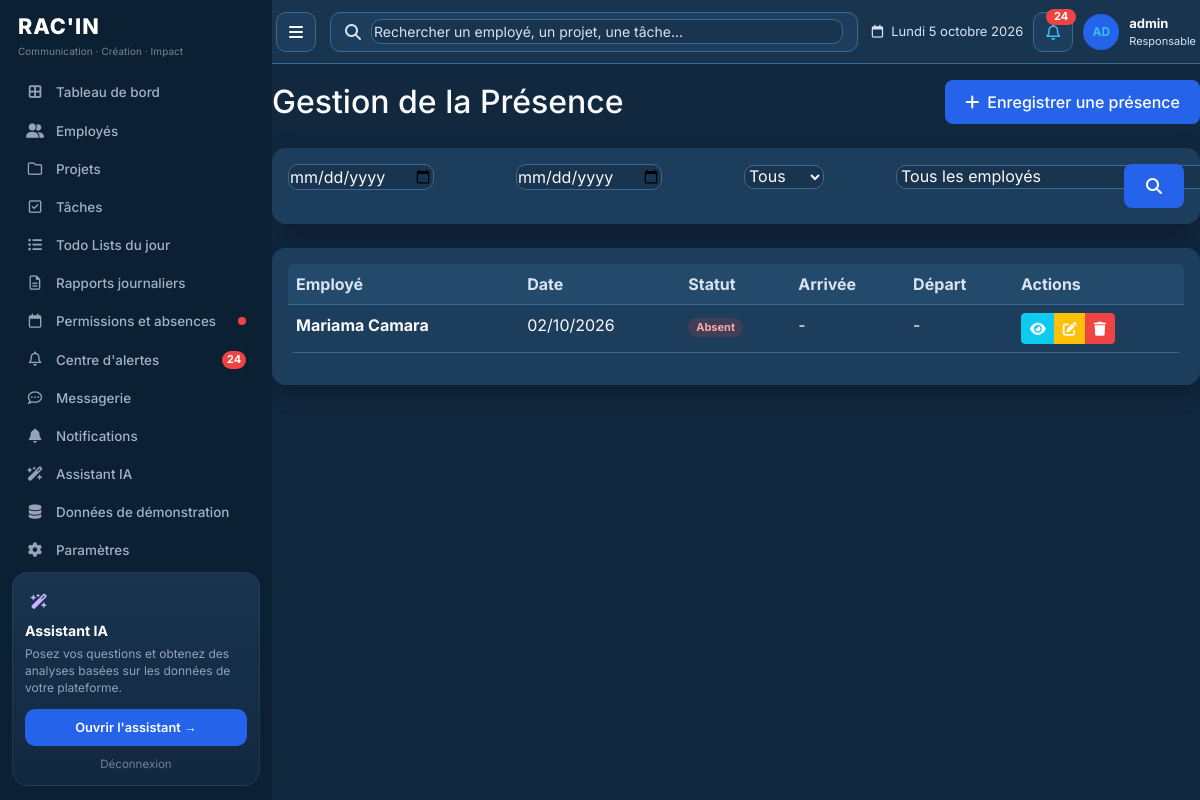
The page /attendance/ (signed in) on the database its author committed.
### authentication/models.py (models this page shows, shortened)
class User(AbstractUser):
    ROLE_CHOICES = [
        ('admin', _('Administrateur')),
        ('employee', _('Employé')),
    ]
    GENDER_CHOICES = [
        ('M', _('Homme')),
        ('F', _('Femme')),
        ('O', _('Autre')),
    ]
    role = models.CharField(
        max_length=20,
        choices=ROLE_CHOICES,
        default='employee',
        verbose_name=_('Rôle')
    )
    photo = models.ImageField(
        upload_to='profile_photos/',
        blank=True,
        null=True,
        verbose_name=_('Photo de profil')
    )
    phone = models.CharField(
        max_length=20,
        blank=True,
        verbose_name=_('Téléphone')
    )
    birth_date = models.DateField(
        blank=True,
        null=True,
        verbose_name=_('Date de naissance')
    )
    gender = models.CharField(
        max_length=1,
        choices=GENDER_CHOICES,
        blank=True,
        null=True,
        verbose_name=_('Genre')
    )
    address = models.TextField(
        blank=True,
        verbose_name=_('Adresse')
    )
    bio = models.TextField(
        blank=True,
        verbose_name=_('Bio')
    )
    is_demo = models.BooleanField(
        default=False,
        verbose_name=_('Donnée de démonstration'),
        help_text=_("Compte créé par le générateur. Il ne représente pas un employé réel."),
    )
    class Meta:
        verbose_name = _('Utilisateur')
        verbose_name_plural = _('Utilisateurs')
    def is_admin(self):
        return self.role == 'admin'

### attendance/models.py (models this page shows, shortened)
class Attendance(models.Model):
    STATUS_CHOICES = [
        ('present', _('Présent')),
        ('absent', _('Absent')),
        ('late', _('Retard')),
    ]
    employee = models.ForeignKey(
        Employee,
        on_delete=models.CASCADE,
        related_name='attendances',
        verbose_name=_('Employé')
    )
    date = models.DateField(
        verbose_name=_('Date')
    )
    status = models.CharField(
        max_length=20,
        choices=STATUS_CHOICES,
        default='present',
        verbose_name=_('Statut')
    )
    check_in_time = models.TimeField(
        blank=True,
        null=True,
        verbose_name=_('Heure d\'arrivée')
    )
    check_out_time = models.TimeField(
        blank=True,
        null=True,
        verbose_name=_('Heure de départ')
    )
    notes = models.TextField(
        blank=True,
        verbose_name=_('Notes')
    )
    created_at = models.DateTimeField(
        auto_now_add=True,
        verbose_name=_('Créé le')
    )
    updated_at = models.DateTimeField(
        auto_now=True,
        verbose_name=_('Mis à jour le')
    )
    class Meta:
        verbose_name = _('Présence')
        verbose_name_plural = _('Présences')
        ordering = ['-date', 'employee']
        unique_together = ['employee', 'date']

### employees/models.py (models this page shows, shortened)
class Employee(models.Model):
    STATUS_CHOICES = [
        ('active', _('Actif')),
        ('inactive', _('Inactif')),
        ('on_leave', _('En congé')),
    ]
    POSITION_CHOICES = [
        ('designer', _('Designer')),
        ('developer', _('Développeur')),
        ('project_manager', _('Chef de projet')),
        ('marketing', _('Marketing')),
        ('content_writer', _('Rédacteur')),
        ('account_manager', _('Account Manager')),
        ('community_manager', _('Community Manager')),
        ('communication', _('Chargé de communication')),
        ('other', _('Autre')),
    ]
    user = models.OneToOneField(
        User,
        on_delete=models.CASCADE,
        related_name='employee_profile',
        verbose_name=_('Utilisateur')
    )
    position = models.CharField(
        max_length=50,
        choices=POSITION_CHOICES,
        verbose_name=_('Poste')
    )
    hire_date = models.DateField(
        verbose_name=_('Date d\'embauche')
    )
    status = models.CharField(
        max_length=20,
        choices=STATUS_CHOICES,
        default='active',
        verbose_name=_('Statut')
    )
    department = models.CharField(
        max_length=100,
        blank=True,
        verbose_name=_('Département')
    )
    salary = models.DecimalField(
        max_digits=10,
        decimal_places=2,
        blank=True,
        null=True,
        verbose_name=_('Salaire')
    )
    created_at = models.DateTimeField(
        auto_now_add=True,
        verbose_name=_('Créé le')
    )
    updated_at = models.DateTimeField(
        auto_now=True,
        verbose_name=_('Mis à jour le')
    )
    class Meta:
        verbose_name = _('Employé')
        verbose_name_plural = _('Employés')
        ordering = ['-hire_date']
    def __str__(self):
        return f"{self.user.first_name} {self.user.last_name} - {self.get_position_display()}"
    @property
    def full_name(self):
        return f"{self.user.first_name} {self.user.last_name}"

### attendance/views.py (the view)
# urls.py: path('', views.attendance_list, name='list'),
@login_required
def attendance_list(request):
    attendances = Attendance.objects.select_related('employee__user').all()
    date_from = request.GET.get('date_from', '')
    date_to = request.GET.get('date_to', '')
    status_filter = request.GET.get('status', '')
    employee_filter = request.GET.get('employee', '')
    if date_from:
        attendances = attendances.filter(date__gte=date_from)
    if date_to:
        attendances = attendances.filter(date__lte=date_to)
    if status_filter:
        attendances = attendances.filter(status=status_filter)
    if employee_filter:
        attendances = attendances.filter(employee_id=employee_filter)
    form = AttendanceSearchForm(initial={
        'date_from': date_from,
        'date_to': date_to,
        'status': status_filter,
        'employee': employee_filter
    })
    context = {
        'attendances': attendances,
        'form': form,
    }
    return render(request, 'attendance/attendance_list.html', context)

### templates/attendance/attendance_list.html (shortened to what this page needs)
{% extends 'base.html' %}
{% block content %}
<div class="d-flex justify-content-between align-items-center mb-4">
    <h2 class="mb-0">Gestion de la Présence</h2>
    <a href="{% url 'attendance:create' %}" class="btn btn-primary">
        <i class="fas fa-plus me-2"></i>Enregistrer une présence
    </a>
</div>
<div class="card mb-4">
    <div class="card-body">
        <form method="get" class="row g-3">
            <div class="col-md-3">
                {{ form.date_from }}
            </div>
            <div class="col-md-3">
                {{ form.date_to }}
            </div>
            <div class="col-md-2">
                {{ form.status }}
            </div>
            <div class="col-md-3">
                {{ form.employee }}
            </div>
            <div class="col-md-1">
                <button type="submit" class="btn btn-primary w-100">
                    <i class="fas fa-search"></i>
                </button>
            </div>
        </form>
    </div>
</div>
<div class="card">
    <div class="card-body">
        {% if attendances %}
        <div class="table-responsive">
            <table class="table table-hover">
                <thead>
                    <tr>
                        <th>Employé</th>
                        <th>Date</th>
                        <th>Statut</th>
                        <th>Arrivée</th>
                        <th>Départ</th>
                        <th>Actions</th>
                    </tr>
                </thead>
                <tbody>
                    {% for attendance in attendances %}
                    <tr>
                        <td>
                            <strong>{{ attendance.employee.full_name }}</strong>
                        </td>
                        <td>{{ attendance.date|date:"d/m/Y" }}</td>
                        <td>
                            {% if attendance.status == 'present' %}
                                <span class="badge bg-success">Présent</span>
                            {% elif attendance.status == 'absent' %}
                                <span class="badge bg-danger">Absent</span>
                            {% else %}
                                <span class="badge bg-warning">Retard</span>
                            {% endif %}
                        </td>
                        <td>{{ attendance.check_in_time|date:"H:i"|default:"-" }}</td>
                        <td>{{ attendance.check_out_time|date:"H:i"|default:"-" }}</td>
                        <td>
                            <div class="btn-group">
                                <a href="{% url 'attendance:detail' attendance.pk %}" class="btn btn-sm btn-info">
                                    <i class="fas fa-eye"></i>
                                </a>
                                <a href="{% url 'attendance:update' attendance.pk %}" class="btn btn-sm btn-warning">
                                    <i class="fas fa-edit"></i>
                                </a>
                                <a href="{% url 'attendance:delete' attendance.pk %}" class="btn btn-sm btn-danger">
                                    <i class="fas fa-trash"></i>
                                </a>
                            </div>
                        </td>
                    </tr>
                    {% endfor %}
                </tbody>
            </table>
        </div>
        {% endif %}
    </div>
</div>
{% endblock %}

### templates/base.html (shortened to what this page needs)
{% load static %}
<!DOCTYPE html>
<html lang="fr">
<head>
    <link href="https://cdn.jsdelivr.net/npm/bootstrap@5.3.0/dist/css/bootstrap.min.css" rel="stylesheet">
    <link href="https://cdnjs.cloudflare.com/ajax/libs/font-awesome/6.4.0/css/all.min.css" rel="stylesheet">
    <link rel="stylesheet" href="{% static 'css/platform.css' %}?v=3">
</head>
<body class="{% block body_class %}{% endblock %}">
    {% if user.is_authenticated %}
    <div class="container-fluid">
        <div class="row app-row">
            <div class="sidebar sidebar-racin p-0">
                <div class="racin-brand">
                    <div class="racin-logo">RAC'IN</div>
                    <div class="racin-tag">Communication · Création · Impact</div>
                </div>
                <nav class="sidebar-nav nav flex-column">
                    {% if user.is_admin %}
                    <a class="nav-link {% if request.resolver_match.url_name == 'home' and request.resolver_match.namespace == 'dashboard' %}active{% endif %}" href="{% url 'dashboard:home' %}">
                        <i class="fas fa-border-all"></i> Tableau de bord
                    </a>
                    <a class="nav-link {% if request.resolver_match.namespace == 'employees' %}active{% endif %}" href="{% url 'employees:list' %}">
                        <i class="fas fa-user-friends"></i> Employés
                    </a>
                    <a class="nav-link {% if request.resolver_match.namespace == 'projects' %}active{% endif %}" href="{% url 'projects:list' %}">
                        <i class="far fa-folder"></i> Projets
                    </a>
                    <a class="nav-link {% if request.resolver_match.namespace == 'tasks' and request.resolver_match.url_name != 'daily' %}active{% endif %}" href="{% url 'tasks:list' %}">
                        <i class="far fa-check-square"></i> Tâches
                    </a>
                    <a class="nav-link {% if request.resolver_match.namespace == 'tasks' and request.resolver_match.url_name == 'daily' %}active{% endif %}" href="{% url 'tasks:daily' %}">
                        <i class="fas fa-list-ul"></i> Todo Lists du jour
                    </a>
                    <a class="nav-link {% if request.resolver_match.namespace == 'reports' %}active{% endif %}" href="{% url 'reports:list' %}">
                        <i class="far fa-file-alt"></i> Rapports journaliers
                    </a>
                    <a class="nav-link {% if request.resolver_match.namespace == 'permissions' %}active{% endif %}" href="{% url 'permissions:list' %}">
                        <i class="far fa-calendar"></i> Permissions et absences
                        {% if sidebar_pending_permissions %}<span class="racin-dot"></span>{% endif %}
                    </a>
                    <a class="nav-link {% if request.resolver_match.url_name == 'delay_detection' %}active{% endif %}" href="{% url 'decision_ai:delay_detection' %}">
                        <i class="far fa-bell"></i> Centre d'alertes
                        {% if sidebar_unread_messages %}<span class="racin-badge">{{ sidebar_unread_messages }}</span>{% endif %}
                    </a>
                    <a class="nav-link {% if request.resolver_match.namespace == 'messaging' %}active{% endif %}" href="{% url 'messaging:inbox' %}">
                        <i class="far fa-comment-dots"></i> Messagerie
                    </a>
                    <a class="nav-link {% if request.resolver_match.namespace == 'notifications' %}active{% endif %}" href="{% url 'notifications:list' %}">
                        <i class="fas fa-bell"></i> Notifications
                    </a>
                    <a class="nav-link {% if request.resolver_match.url_name == 'assistant' %}active{% endif %}" href="{% url 'decision_ai:assistant' %}">
                        <i class="fas fa-wand-magic-sparkles"></i> Assistant IA
                    </a>
                    <a class="nav-link {% if request.resolver_match.url_name == 'demo_data' %}active{% endif %}" href="{% url 'employees:demo_data' %}">
                        <i class="fas fa-database"></i> Données de démonstration
                    </a>
                    <a class="nav-link {% if request.resolver_match.namespace == 'authentication' and request.resolver_match.url_name != 'logout' %}active{% endif %}" href="{% url 'authentication:profile' %}">
                        <i class="fas fa-cog"></i> Paramètres
                    </a>
                    {% endif %}
                </nav>
                {% if user.is_admin %}
                {% block sidebar_card %}
                <div class="racin-ai">
                    <div class="racin-ai-icon"><i class="fas fa-wand-magic-sparkles"></i></div>
                    <h6>Assistant IA</h6>
                    <p>Posez vos questions et obtenez des analyses basées sur les données de votre plateforme.</p>
                    <a class="racin-ai-btn" href="{% url 'decision_ai:assistant' %}">Ouvrir l'assistant →</a>
                    <a class="racin-logout" href="{% url 'authentication:logout' %}">Déconnexion</a>
                </div>
                {% endblock %}
                {% endif %}
            </div>
            <div class="racin-content">
                <header class="app-header">
                    <button class="app-icon-btn" type="button" id="app-menu" aria-label="Menu"><i class="fas fa-bars"></i></button>
                    <form class="app-search" method="get" action="{% url 'dashboard:search' %}">
                        <i class="fas fa-search"></i>
                        <input type="search" name="q" placeholder="{% if user.is_admin %}Rechercher un employé, un projet, une tâche...{% else %}Rechercher un projet, une tâche...{% endif %}" aria-label="Recherche">
                    </form>
                    <div class="app-tools">
                        <div class="app-date"><i class="far fa-calendar"></i> {{ header_date_label }}</div>
                        <a class="app-icon-btn" href="{% url 'notifications:list' %}" aria-label="Notifications">
                            <i class="far fa-bell"></i>
                            {% if sidebar_unread_messages %}<span class="app-badge">{{ sidebar_unread_messages }}</span>{% endif %}
                        </a>
                        <a class="app-user" href="{% url 'authentication:profile' %}">
                            <span class="app-avatar">{{ header_initials }}</span>
                            <span><strong>{{ header_name }}</strong><span>{{ header_role }}</span></span>
                        </a>
                    </div>
                </header>
    {% endif %}
                {% block content %}{% endblock %}
    {% if user.is_authenticated %}
            </div>
        </div>
    </div>
    {% else %}
    </div>
    {% endif %}
</body>
</html>

### rows shown on the page
User: username "admin"
Attendance: employee.full_name "Mariama Camara", date "02/10/2026", status "Absent", check_in_time "-", check_out_time "-"

### other values the page prints
{{ sidebar_unread_messages }} "24"
{{ header_date_label }} "Lundi 5 octobre 2026"
{{ header_initials }} "AD"
{{ header_role }} "Responsable"
